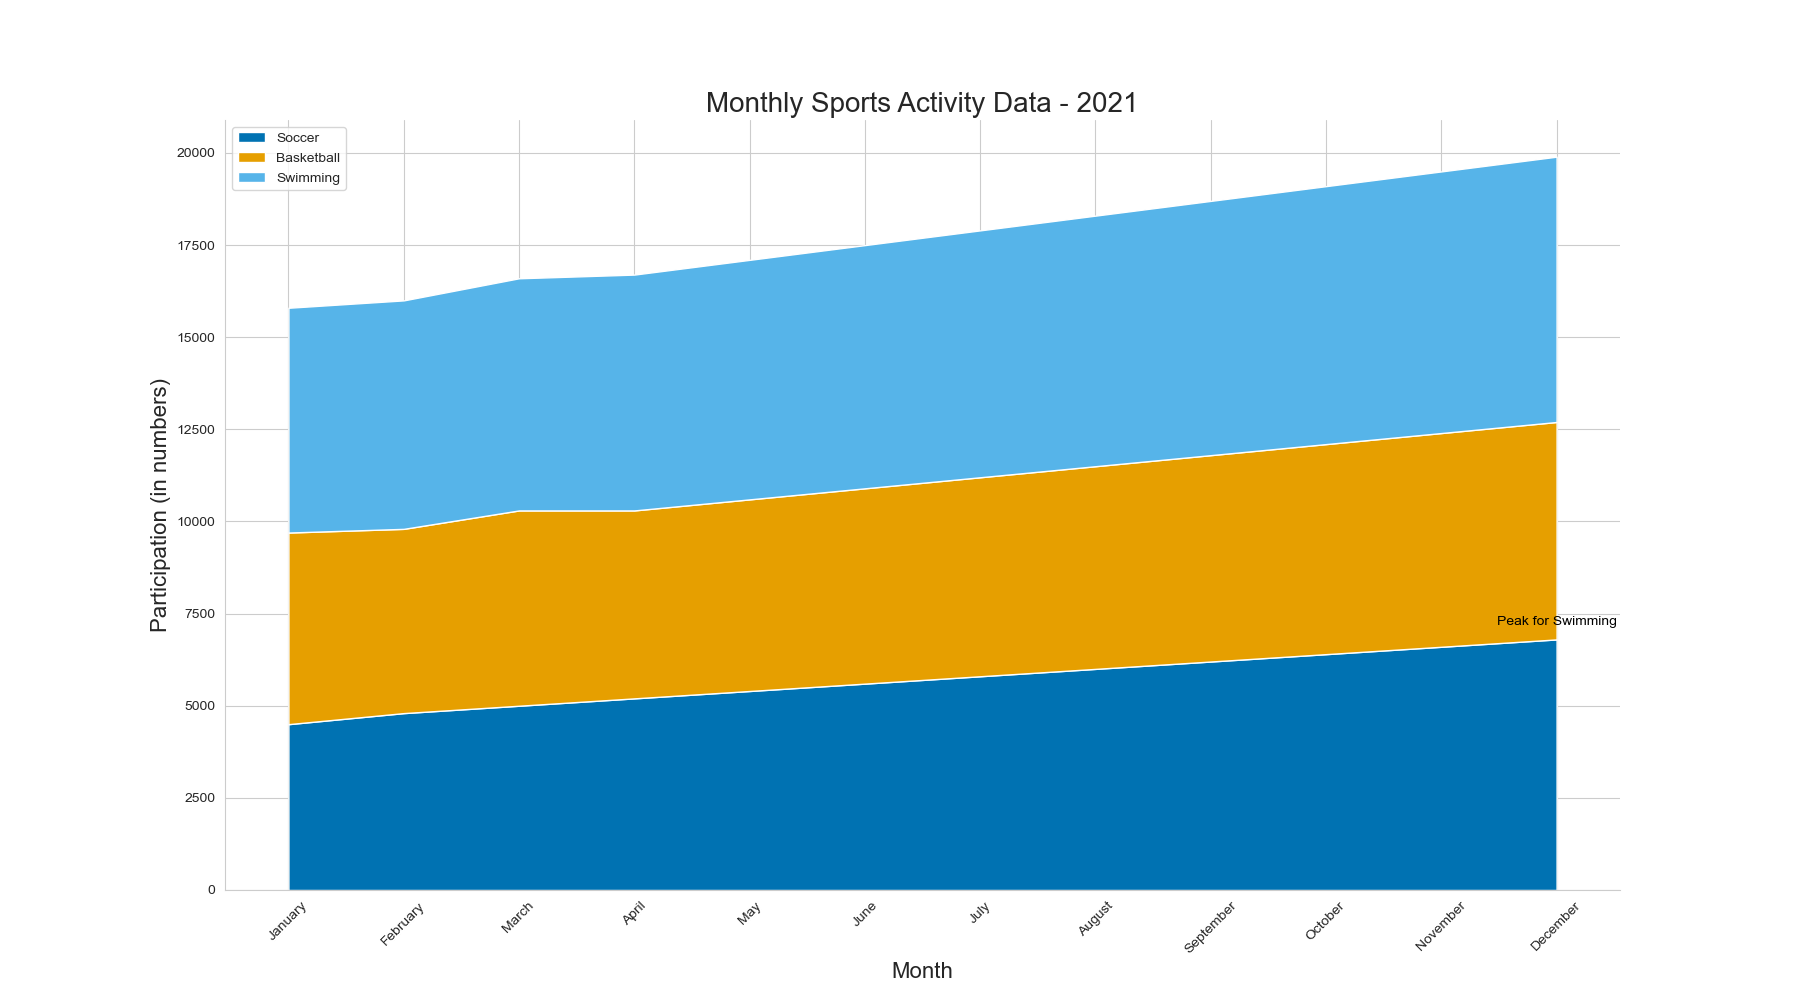

Write Python code to recreate this figure.

import pandas as pd
import seaborn as sns
import matplotlib.pyplot as plt

# Data in a Pandas DataFrame
data = pd.DataFrame({
    'Month': ['January', 'February', 'March', 'April', 'May', 'June',
              'July', 'August', 'September', 'October', 'November', 'December'],
    'Soccer': [4500, 4800, 5000, 5200, 5400, 5600, 
               5800, 6000, 6200, 6400, 6600, 6800],
    'Basketball': [5200, 5000, 5300, 5100, 5200, 5300, 
                   5400, 5500, 5600, 5700, 5800, 5900],
    'Swimming': [6100, 6200, 6300, 6400, 6500, 6600, 
                 6700, 6800, 6900, 7000, 7100, 7200]
})

# Transform data for stacked area plot
data = data.set_index('Month')
data.index = pd.CategoricalIndex(data.index, 
                                 categories=['January', 'February', 'March', 'April', 'May', 'June',
                                             'July', 'August', 'September', 'October', 'November', 'December'], 
                                 ordered=True)
data = data.sort_index()

# Stacked area plot
plt.figure(figsize=(18, 10))
sns.set_style("whitegrid")

# Define colors for each category
colors = ["#0072B2", "#E69F00", "#56B4E9"]

# Generating the stacked areas
plt.stackplot(data.index, data['Soccer'], data['Basketball'], data['Swimming'], labels=['Soccer', 'Basketball', 'Swimming'], colors=colors)

# Aesthetics
plt.title('Monthly Sports Activity Data - 2021', fontsize=20)
plt.ylabel('Participation (in numbers)', fontsize=16)
plt.xlabel('Month', fontsize=16)
plt.xticks(rotation=45)
plt.legend(loc='upper left')

# Annotating a specific data point
plt.text('December', 7200, 'Peak for Swimming', horizontalalignment='center', color='black')

# Show plot
sns.despine()
plt.show()
